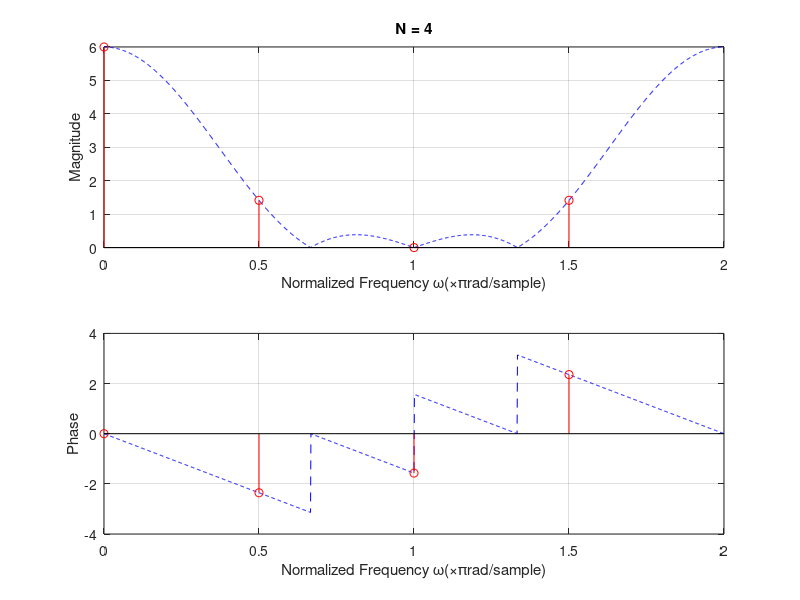

This chart was generated by the following MATLAB code:
clear
N = 4;
x = [1 2 2 1];
n = 0:3;
%% DTFT
M = 1600;
w = 2*pi * (0:M-1)/M;
X = x * exp(-1j * n' * w);
%% DFT, 직접 계산
k = 0:N-1;
WN = exp(-1j * 2*pi/N);
% X1 = x * exp(-1j * 2*pi/N * n' * k);
X1 = x * WN.^(n' * k);
% x1 = 1/N * X1 * exp(1j * 2*pi/N * k' * n);
x1 = 1/N * X1 * WN.^(-k' * n);
w1 = 2*pi * (0:N-1)/N;
%% DFT, 함수 이용
X2 = fft(x, N);
x2 = ifft(X2, N);
w2 = 2*pi * (0:N-1)/N;

%% 그림
figure(1)
clf
% 크기
subplot(2,1,1)
plot(w/pi, abs(X), 'b--')
hold on
stem(w1/pi, abs(X1), 'r')
grid on
xlim([0 2])
xlabel('Normalized Frequency \omega(\times\pirad/sample)')
ylabel('Magnitude')
title('N = 4')
% 위상
subplot(2,1,2)
plot(w/pi, angle(X), 'b--')
hold on
stem(w1/pi, angle(X1), 'r')
grid on
xlim([0 2])
xlabel('Normalized Frequency \omega(\times\pirad/sample)')
ylabel('Phase')
